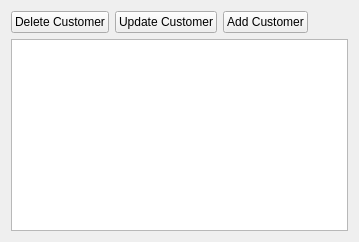
          <widget class="QWidget" name="CustomerTab">
           <attribute name="title">
            <string>Customers</string>
           </attribute>
           <layout class="QVBoxLayout" name="verticalLayout_8">
            <item>
             <layout class="QHBoxLayout" name="horizontalLayout_9">
              <item>
               <widget class="QPushButton" name="deletecostumerButton">
                <property name="text">
                 <string>Delete Customer</string>
                </property>
               </widget>
              </item>
              <item>
               <widget class="QPushButton" name="updateCustomerButon">
                <property name="text">
                 <string>Update Customer</string>
                </property>
               </widget>
              </item>
              <item>
               <widget class="QPushButton" name="addcustomerButton2">
                <property name="text">
                 <string>Add Customer</string>
                </property>
               </widget>
              </item>
              <item>
               <spacer name="horizontalSpacer_22">
                <property name="orientation">
                 <enum>Qt::Horizontal</enum>
                </property>
                <property name="sizeHint" stdset="0">
                 <size>
                  <width>40</width>
                  <height>20</height>
                 </size>
                </property>
               </spacer>
              </item>
             </layout>
            </item>
            <item>
             <widget class="QTableView" name="customertableView"/>
            </item>
           </layout>
          </widget>
